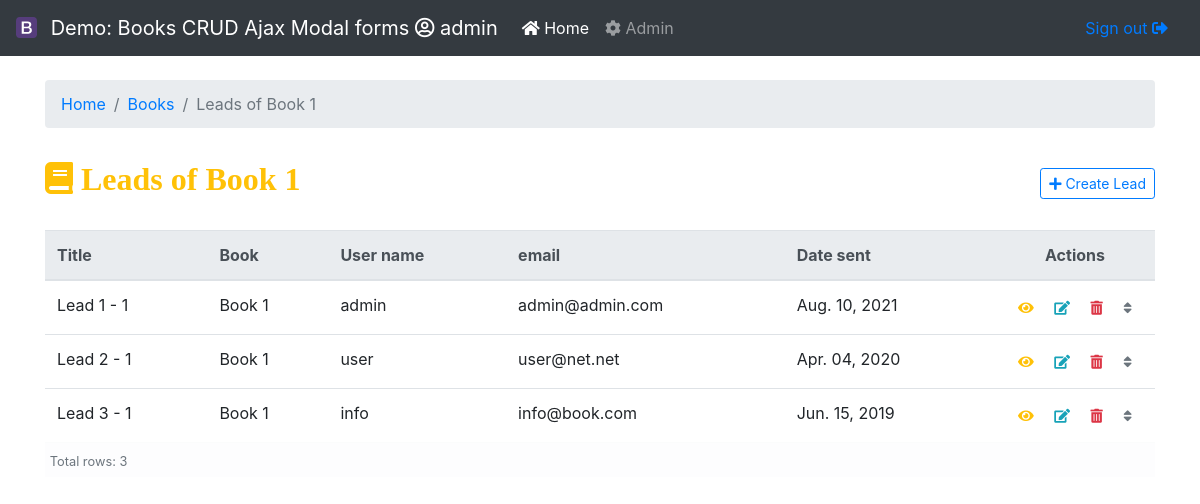
Screenshot of /book/1/leads (signed in) with the database file from the repository.
### app/models.py (models this page shows, shortened)
class Lead(models.Model, GetAbsoluteUrl):
    book = models.ForeignKey(Book, on_delete=models.CASCADE, verbose_name='Book')
    slug = models.SlugField(max_length=255, verbose_name='Slug', unique=True)
    title = models.CharField(max_length=100, verbose_name='Title')
    username = models.CharField(max_length=90, verbose_name='User name')
    email = models.EmailField(verbose_name='email')
    date_sent = models.DateTimeField(blank=True, null=True, verbose_name='Date sent')
    order = OrderField(blank=True, for_fields=['book'], verbose_name='Order #')
    class Meta:
        db_table = 'lead'
        verbose_name = 'Lead'
        verbose_name_plural = 'Leads'
        ordering = ('order', '-date_sent')

class Book(models.Model, GetAbsoluteUrl):
    HARDCOVER = 1
    PAPERBACK = 2
    EBOOK = 3
    BOOK_TYPES = (
        (HARDCOVER, 'Hardcover'),
        (PAPERBACK, 'Paperback'),
        (EBOOK, 'E-book'),
    )
    title = models.CharField(max_length=50, verbose_name='Title')
    publication_date = models.DateField(null=True, verbose_name='Publicate on', help_text='YYYY-mm-dd')
    price = models.DecimalField(max_digits=5, decimal_places=2, verbose_name='Price, €')
    pages = models.IntegerField(blank=True, null=True, verbose_name='Pages')
    book_type = models.PositiveSmallIntegerField(choices=BOOK_TYPES, default=EBOOK, verbose_name='Book type')
    order = OrderField(blank=True, verbose_name='Order #')
    def __str__(self):
        return self.title
    class Meta:
        db_table = 'book'
        ordering = ['order']
        verbose_name = 'Book'
        verbose_name_plural = 'Books'

### app/views.py (the view)
# urls.py: path('book/<int:book>/leads', LeadList.as_view(), name='lead-list'),
class LeadList(LoginRequiredMixin, CoreListView):
    model = Lead

### cms/mixins.py (called while the page is built)
    def dispatch(self, *args, **kwargs):
        self.model_name = get_model_name(self.model)
        self.app_name = self.model._meta.app_label
        self.model_verbose_name = get_model_name(self.model, 'verbose_name')
        self.model_verbose_name_plural = get_model_name(self.model, 'verbose_name_plural')
        if not hasattr(self, 'ajax_form'):
            self.ajax_form = 'cms/modal/{}.html'.format(self.template)
        if not hasattr(self, 'ajax_list'):
            self.ajax_list = '{}/partials/{}_list_partial.html'.format(self.app_name, self.model_name.lower())
        return super().dispatch(*args, **kwargs)

    def get_template_names(self):
        view_template = ""
        if not hasattr(self, 'template'):
            raise AttributeError(
                "Add template attribute to your {}  for example if list view"
                " then add template='list' appropriate values"
                " list,detail,form,confirm_delete".format(self.__class__.__name__)
            )
        model_name = get_model_name(self.model).lower()
        app = self.model._meta.app_label
        view_template =  "{}/{}_{}.html".format(app, model_name, self.template)
        return [view_template]

### cms/templatetags/cms_tags.py (called while the page is built)
@register.simple_tag(takes_context=True)
def get_object_url(context, action, obj=None):
    model = context['model']
    kwargs = context['kwargs']
    app = model._meta.app_label
    lower_name = obj.__class__.__name__.lower() if obj else model.__name__.lower()
    url_string = '{}:{}-{}'.format(app, lower_name, action)
    if (hasattr(obj, 'pk')):
        kwargs.update({'pk': obj.pk})
    elif (hasattr(obj, 'uuid')):
        kwargs.update({'uuid': obj.uuid})
    elif (hasattr(obj, 'slug')):
        kwargs.update({'slug': obj.slug})
    elif (hasattr(obj, 'id')):
        kwargs.update({'id': obj.id})
    return reverse_lazy(url_string, kwargs=kwargs)

@register.filter(name='verbose_name')
def get_verbose_name(object, attr='verbose_name'):
    obj = object.model if hasattr(object, 'model') else object
    if ':' in attr and attr.split(':', 1)[0].lower() == 'field':
        field = attr.split(':', 1)[1]
        attr = 'verbose_name' if hasattr(
            obj._meta.get_field(field), 'verbose_name') else 'name'
        return getattr(obj._meta.get_field(field), attr) if obj else None
    else:
        attr = attr if hasattr(obj._meta, attr) else 'object_name'
        return getattr(obj._meta, attr) if obj else None

### templates/app/lead_list.html (shortened to what this page needs)
{% extends 'base.html' %}
{% load cms_tags %}
{% block content %}
<nav aria-label="breadcrumb">
  <ol class="breadcrumb">
    <li class="breadcrumb-item"><a href="{% url 'app:home' %}">Home</a></li>
    <li class="breadcrumb-item"><a href="{% url 'app:book-list' %}">Books</a></li>
    <li class="breadcrumb-item active" aria-current="page">{{ title }}</li>
  </ol>
</nav>
<div class="d-flex justify-content-between flex-wrap flex-md-nowrap align-items-center pt-3 pb-2 mb-3">
    <h1 class="h2"><i class="fas fa-book text-warning"> {{ title }}</i></h1>
    <div class="btn-toolbar mb-2 mb-md-0">
        <a class="btn btn-sm btn-outline-primary ajax-load-form" href="{% get_object_url 'create' %}">
        <i class="fas fa-plus"></i> Create {{ model_verbose_name }}</a>
    </div>
</div>
<table class="table table-hover" id="table">
  <thead class="thead-light">
    <tr>
      <th>{{ object_list|verbose_name:'field:title' }}</th>
      <th>{{ object_list|verbose_name:'field:book' }}</th>
      <th>{{ object_list|verbose_name:'field:username' }}</th>
      <th>{{ object_list|verbose_name:'field:email' }}</th>
      <th>{{ object_list|verbose_name:'field:date_sent' }}</th>
      <th style="width: 160px; text-align: center;">Actions</th>
    </tr>
  </thead>
  <tbody class="order" data-url="{% url 'cms:reorder' model_name %}">
    {% include 'app/partials/lead_list_partial.html' %}
  </tbody>
</table>
{% endblock %}

### templates/include/navbar.html (shortened to what this page needs)
  {% load static %}
  <nav class="navbar navbar-expand-md navbar-dark bg-dark fixed-top">
      <a class="navbar-brand"
          href="{% if user.is_staff or user.is_superuser %}{% url 'admin:index' %}{% else %}{% url 'app:home' %}{% endif %}">
          <img src="{% static 'img/bootstrap-solid.svg' %}" withdh="21" height="21" alt="Logo" class="mr-2 mt-n1"> Demo:
          Books CRUD Ajax Modal forms <i class="far fa-user-circle"></i>
          {{ request.user.get_full_name|default:request.user }}</a>
      <div class="collapse navbar-collapse" id="navbarsExampleDefault">
          <ul class="navbar-nav mr-auto">
              <li class="nav-item active">
                  <a class="nav-link" href="{% url 'app:home' %}"> <i class="fas fa-home"></i> Home </a>
              </li>
              <li class="nav-item">
                  <a class="nav-link" href="{% url 'admin:index' %}"> <i class="fas fa-cog"></i> Admin</a>
              </li>
          </ul>
          <a class="nav-link" href="{% url 'account:logout' %}"> Sign out <i class="fas fa-sign-out-alt"></i></a>
      </div>
  </nav>

### templates/app/partials/lead_list_partial.html
{% load cms_tags %}
{% for lead in object_list %}
<tr id="{{ lead.pk }}">
    <td>{{ lead.title }}</td>
    <td>{{ lead.book }}</td>
    <td>{{ lead.username }}</td>
    <td>{{ lead.email }}</td>
    <td>{{ lead.date_sent|date:'M. d, Y' }}</td>
    <td style="text-align: center;">
        <a href="{% get_object_url 'detail' lead %}" class="btn btn-outline-warning btn-sm border-0 ajax-load-form" title="View">
            <i class="fa fa-eye"></i></a>
        <a href="{% get_object_url 'update' lead %}" class="btn btn-outline-info btn-sm border-0 ajax-load-form" title="Edit">
            <i class="fa fa-edit"></i></a>
        <a href="{% get_object_url 'delete' lead %}" class="btn btn-outline-danger btn-sm border-0 ajax-load-form" title="Delete">
            <i class="fa fa-trash-alt"></i></a>
        <a href="" class="btn btn-sm border-0 reorder" title="Reorder">
                <i class="fa fa-sort text-secondary"></i></a>
    </td>
</tr>
{% empty %}
<tr class="table-warning nosort">
    <td colspan="100%" class="text-center"><small class="text-muted">No {{ model_verbose_name_plural|lower }}</small></td>
</tr>
{% endfor %}
{% if object_list %}
<tr class="table-light table-sm nosort">
    <td colspan="100%"><small class="text-muted">Total rows: {{ object_list.count }}</small></td>
</tr>
{% endif %}

### static/css/base.css (style rules this page uses)
body { padding-top: 5rem; }

### rows the page displays
Lead: title "Lead 1 - 1", book "Book 1", username "admin", email "admin@admin.com", date_sent "Aug. 10, 2021"
Lead: title "Lead 2 - 1", book "Book 1", username "user", email "user@net.net", date_sent "Apr. 04, 2020"
Lead: title "Lead 3 - 1", book "Book 1", username "info", email "info@book.com", date_sent "Jun. 15, 2019"

### other values shown
{{ request.user.get_full_name|default:request.user }} "admin"
{{ title }} "Leads of Book 1"
{{ model_verbose_name }} "Lead"
{{ object_list|verbose_name:'field:title' }} "Title"
{{ object_list|verbose_name:'field:book' }} "Book"
{{ object_list|verbose_name:'field:username' }} "User name"
{{ object_list|verbose_name:'field:email' }} "email"
{{ object_list|verbose_name:'field:date_sent' }} "Date sent"
{{ object_list.count }} "3"
